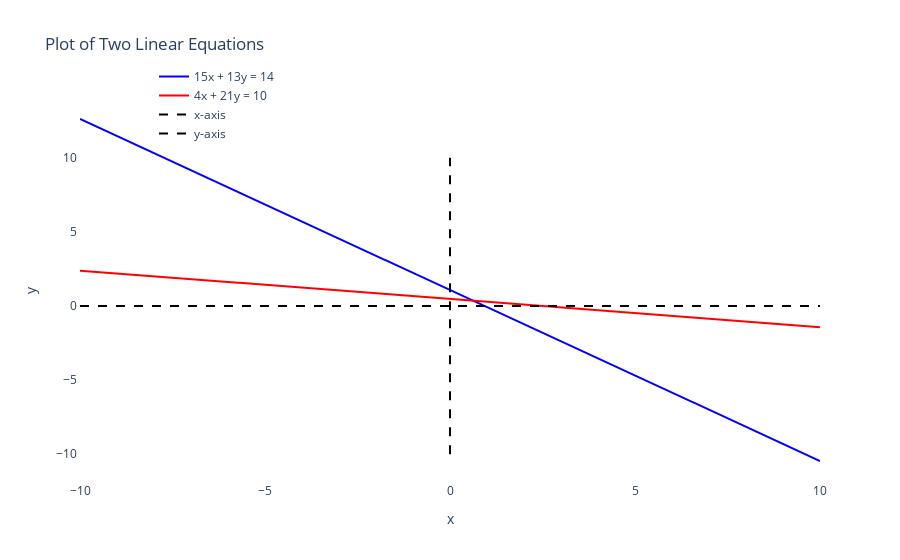

Notebook code cell kept with this figure:
### Code cell
import numpy as np
import plotly.graph_objects as go

def plot_linear_equations_plotly(a1, b1, c1, a2, b2, c2, x_range=(-10, 10)):
    """
    Plots two linear equations on the same graph using Plotly.
    
    Parameters:
    - a1, b1, c1: coefficients of the first equation (a1*x + b1*y = c1)
    - a2, b2, c2: coefficients of the second equation (a2*x + b2*y = c2)
    - x_range: tuple specifying the range of x values (default is (-10, 10))
    """
    x = np.linspace(x_range[0], x_range[1], 400)
    
    # Calculate y values for each equation
    y1 = (c1 - a1 * x) / b1
    y2 = (c2 - a2 * x) / b2
    
    fig = go.Figure()
    
    # Add the lines for the equations
    fig.add_trace(go.Scatter(x=x, y=y1, mode='lines', name=f'{a1}x + {b1}y = {c1}', line=dict(color='blue')))
    fig.add_trace(go.Scatter(x=x, y=y2, mode='lines', name=f'{a2}x + {b2}y = {c2}', line=dict(color='red')))
    
    # Add border lines for x and y axes
    fig.add_trace(go.Scatter(x=x, y=np.zeros_like(x), mode='lines', name='x-axis', line=dict(color='black', dash='dash')))
    fig.add_trace(go.Scatter(x=np.zeros_like(x), y=x, mode='lines', name='y-axis', line=dict(color='black', dash='dash')))
    
    fig.update_layout(
        title='Plot of Two Linear Equations',
        xaxis_title='x',
        yaxis_title='y',
        xaxis=dict(showline=True, zeroline=True, showgrid=True),
        yaxis=dict(showline=True, zeroline=True, showgrid=True),
        plot_bgcolor='white',
        legend=dict(x=0.1, y=1.1),
    )
    
    fig.show()

# Example usage:
plot_linear_equations_plotly(15, 13, 14, 4, 21, 10)

### Figure 1 — Plotly figure (JSON) as saved in the notebook; plotly's stock layout.template omitted (floating-point values rounded to 4 significant figures; data arrays with more than 128 entries replaced by an {"elided": "..."} marker saying what was removed)
{"data": [{"line": {"color": "blue"}, "mode": "lines", "name": "15x + 13y = 14", "type": "scatter", "x": {"elided": "400 float values"}, "y": {"elided": "400 float values"}}, {"line": {"color": "red"}, "mode": "lines", "name": "4x + 21y = 10", "type": "scatter", "x": {"elided": "400 float values"}, "y": {"elided": "400 float values"}}, {"line": {"color": "black", "dash": "dash"}, "mode": "lines", "name": "x-axis", "type": "scatter", "x": {"elided": "400 float values"}, "y": {"elided": "400 int values"}}, {"line": {"color": "black", "dash": "dash"}, "mode": "lines", "name": "y-axis", "type": "scatter", "x": {"elided": "400 int values"}, "y": {"elided": "400 float values"}}], "layout": {"autosize": true, "legend": {"x": 0.1, "y": 1.1}, "plot_bgcolor": "white", "title": {"text": "Plot of Two Linear Equations"}, "xaxis": {"autorange": true, "range": [-10, 10], "showgrid": true, "showline": true, "title": {"text": "x"}, "type": "linear", "zeroline": true}, "yaxis": {"autorange": true, "range": [-11.74, 13.9], "showgrid": true, "showline": true, "title": {"text": "y"}, "type": "linear", "zeroline": true}}}
